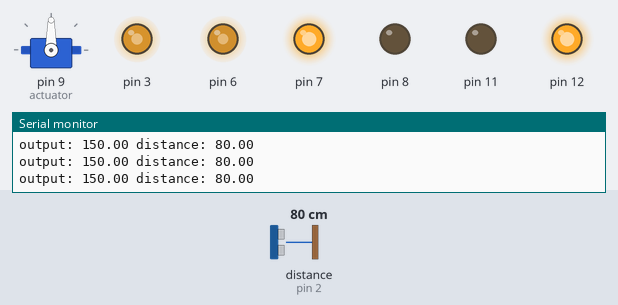
A sketch run on a simulated Arduino Uno, built with avr-gcc and run on an emulated ATmega328P. Shown: servo, output pins drawn as LEDs (lit = HIGH), the last lines printed to the serial monitor. The test bench sets the inputs (shaded band); at power-on: distance to the obstacle (sensor on pin 2) 80 cm. The echo pulse lasts 58.3 µs per cm.

Above: at 1.2 s.
1.3 s: distance to the obstacle (sensor on pin 2) set to 18 cm
At 2.2 s:
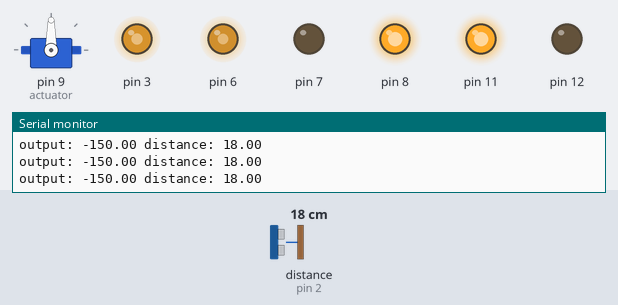
2.8 s: distance to the obstacle (sensor on pin 2) set to 120 cm
At 3.7 s:
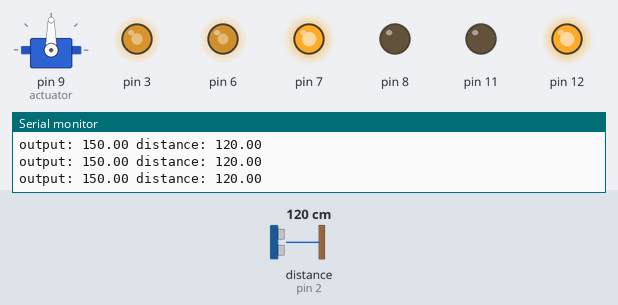
Timing chart, 0 to 5.8 s (numbered marks = the images above; inputs shaded):
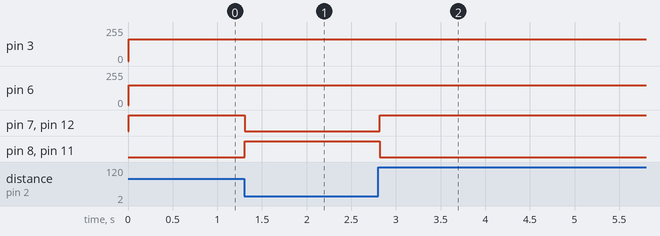

Measured:
- after the input at 1.3 s, pin 7, pin 12: HIGH → LOW at once; pin 8, pin 11: LOW → HIGH at once
- after the input at 2.8 s, pin 7, pin 12: LOW → HIGH at once; pin 8, pin 11: HIGH → LOW at once

The sketch:

Distance_Pid_Example.ino
```cpp
#include <HC_SR04.h>
#include <PID_v1.h>
#include <motor_control.h>
#include <Servo.h>

#define TRIG_PIN 10
#define ECHO_PIN 2
#define ECHO_INT 0

HC_SR04 sensor(TRIG_PIN, ECHO_PIN, ECHO_INT);
Servo actuator;

double setpoint = 25;
double input;
double output;
double kp = 150;
double ki = 100;
double kd = 12.5;
PID controller (&input, &output, &setpoint, kp, ki, kd, REVERSE);

void setup() {
  // put your setup code here, to run once:
  //setup motors
  motor_setup();

  //initialize distance sensor
  actuator.attach(9);
  actuator.write(90);

  sensor.begin();
  sensor.start();

  //Set PID parameters
  controller.SetOutputLimits(-150,150);
  controller.SetSampleTime(25);
  controller.SetMode(1);

  //begin serial for debuggin
  Serial.begin (9600);

}

void loop() {
  // put your main code here, to run repeatedly:
  //get distance value from sensor, update input to be distance value
  if(sensor.isFinished())
  {
    input = sensor.getRange();
    sensor.start(); //restart sensor
  }

  //compute PID controller once input has been updated
  controller.Compute();

  //set motor power based on output from PID controller
  raw_motor_control(output,1.1*output);

  Serial.print("output: "); Serial.print(output); Serial.print(" distance: "); Serial.println(input);
}
```
